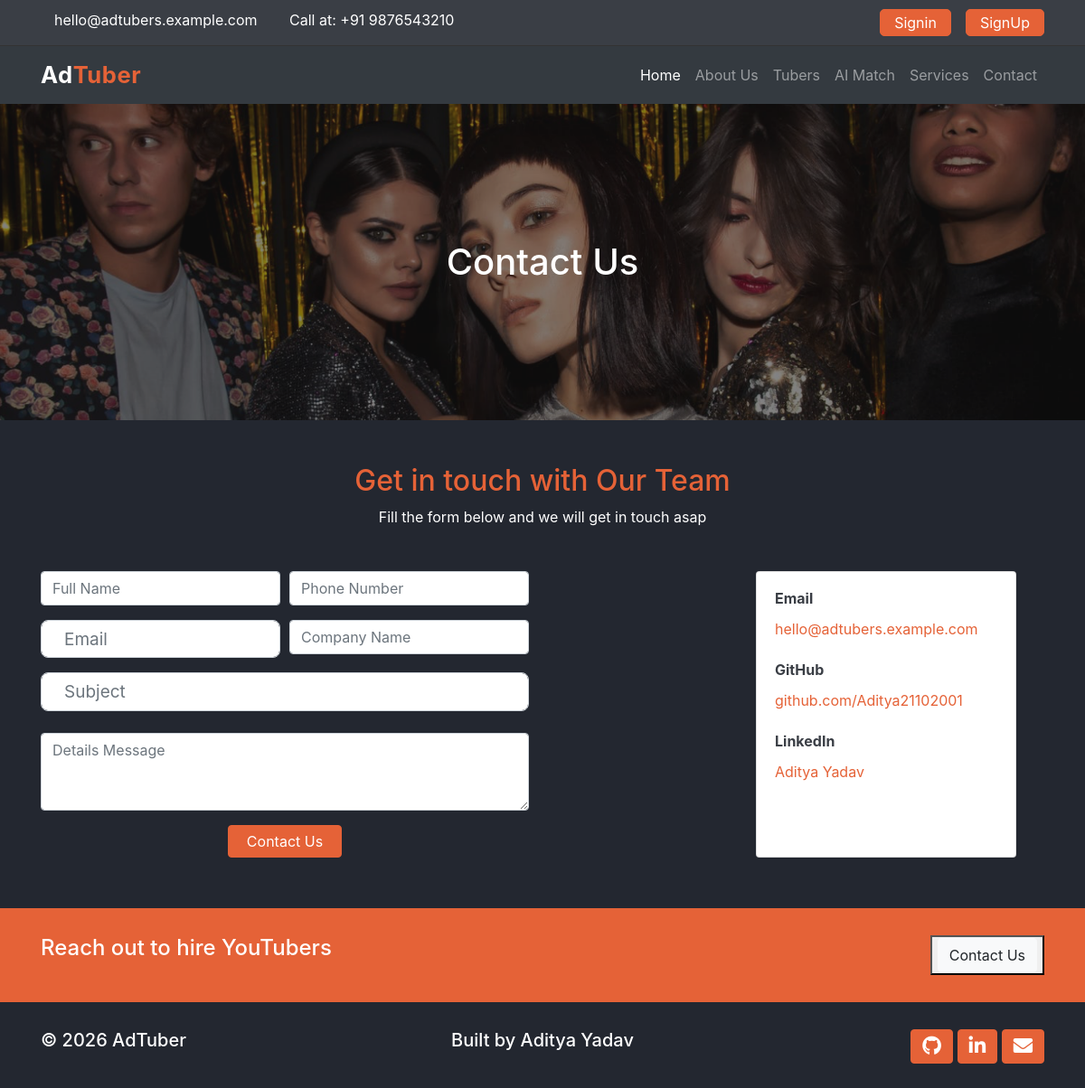
/contact, run on an earlier commit of the app's database.
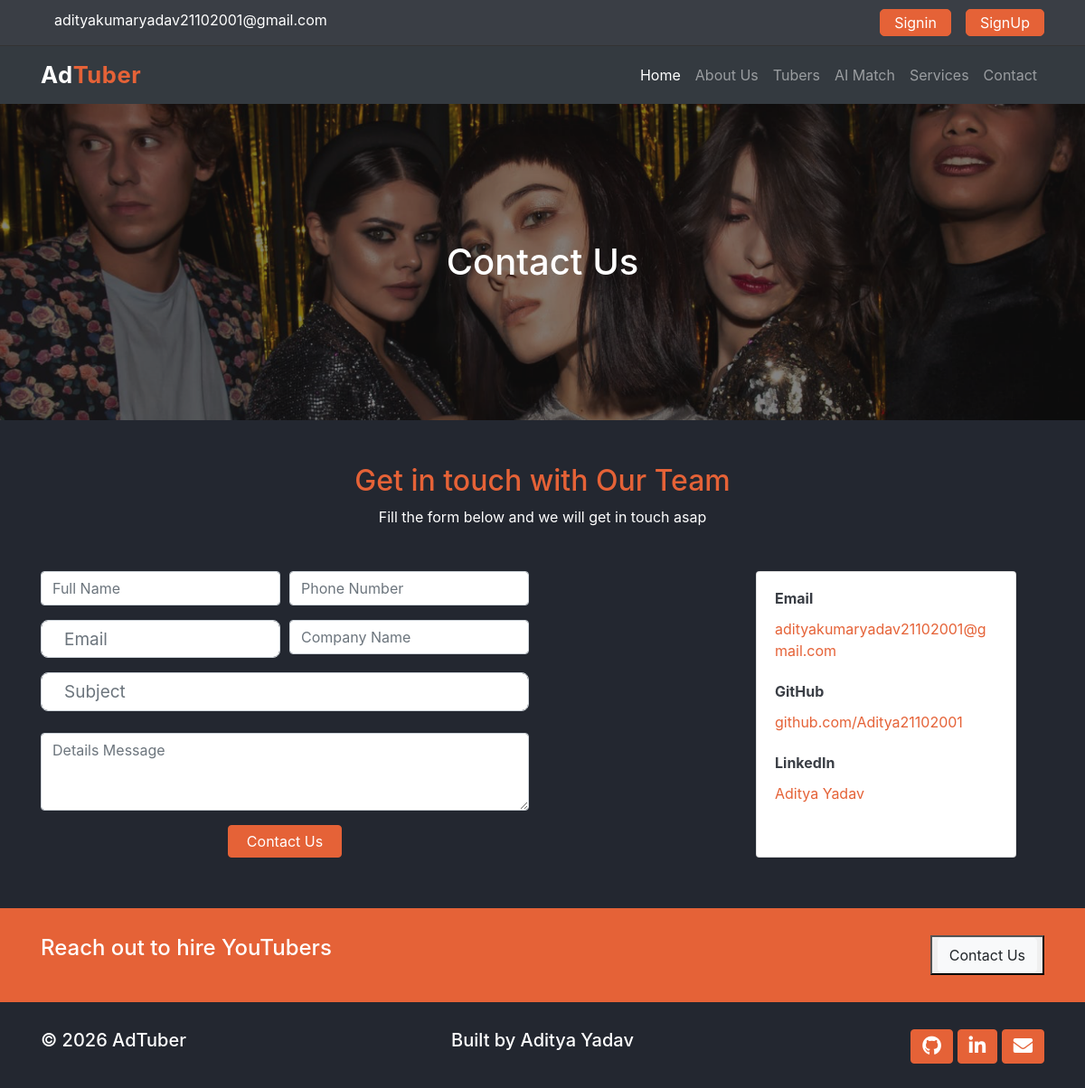
And on a later commit of the database.
### contactinfo/models.py (models this page shows, shortened)
class Contactinfo(models.Model):
    first_name = models.CharField(max_length=255)
    last_name = models.CharField(max_length=255)
    fb_handle = models.CharField(max_length=255)       # social profile URLs / handles
    insta_handle = models.CharField(max_length=255)
    youtube_handle = models.CharField(max_length=255)
    twitter_handle = models.CharField(max_length=255)
    description_1 = CKEditor5Field(config_name='default', blank=True)  # rich-text "about" blocks
    description_2 = CKEditor5Field(config_name='default', blank=True)
    phone = models.CharField(max_length=100)
    email = models.CharField(max_length=255)
    created_date = models.DateTimeField(blank=True, default=timezone.now)

### webpages/views.py (the view)
# urls.py: path('', include('webpages.urls')),                     # home, about, services, contact
def contact(request):
    contactinfo = Contactinfo.objects.last()
    data = {
        'contactinfo': contactinfo
    }
    return render(request, 'webpages/contact.html', data)

### templates/webpages/contact.html (shortened to what this page needs)
{% extends 'base.html' %}
{% load static %}
{% block content %}
<main class="about-us">
    <div class="banner">
        <img src="{% static 'assets/images/bg-banner.png' %}" alt="" class="img-fluid w-100">
        <h1 class="text-center">
            Contact Us
        </h1>
    </div>
    <h2 class="text-center mt-5 mb-2  animate__animated animate__flipInX animate__slow	">
        Get in touch with Our Team
    </h2>
    <p class="text-center mb-3  animate__animated animate__flipInX animate__delay-1s">
        Fill the form below and we will get in touch asap
    </p>
    <section class="container mt-5">
        <div class="row ">
            <div class="col-md-6 mb-2 ">
                <form method="POST" action="{% url 'contactpage' %}">
                    <div class="form-row">
                        <div class="form-group col-lg-6">
                            <input name="first_name" class="form-control" placeholder="Full Name" required>
                        </div>
                        <div class="form-group col-lg-6">
                            <input name="phone" class="form-control" placeholder="Phone Number" required>
                        </div>
                    </div>
                    <div class="form-row">
                        <div class="form-group col-lg-6">
                            <input  name="email" type="email" class="form-control" placeholder="Email" required>
                        </div>
                        <div class="form-group col-lg-6">
                            <input type="company_name" class="form-control" placeholder="Company Name" >
                        </div>
                    </div>
                    <div class="form-group">
                        <input name="subject" type="text" class="form-control" placeholder="Subject" required>
                    </div>
                    <div class="form-group pt-2">
                        <textarea name="message" class="form-control" rows="3" placeholder="Details Message" required></textarea>
                    </div>
                    <div class="text-center">
                        <button type="submit" class="btn btn-accent">Contact Us</button>
                    </div>
                </form>
            </div>
            <div class="col-md-4 offset-md-2 d-flex justify-content-center mb-2">
                <div class="card">
                    <div class="card-body">
                        <div class="mb-4">
                            <h6 class="card-title font-weight-bolder">Email</h6>
                            <a class="card-text text-accent d-block text-break" href="mailto:{{ contactinfo.email }}">{{ contactinfo.email }}</a>
                        </div>
                        <div class="mb-4">
                            <h6 class="card-title font-weight-bolder">GitHub</h6>
                            <a class="card-text text-accent d-block text-break" href="https://github.com/Aditya21102001" target="_blank" rel="noopener">github.com/Aditya21102001</a>
                        </div>
                        <div class="mb-4">
                            <h6 class="card-title font-weight-bolder">LinkedIn</h6>
                            <a class="card-text text-accent d-block text-break" href="https://www.linkedin.com/in/aditya-yadav-9b4a48192" target="_blank" rel="noopener">Aditya Yadav</a>
                        </div>
                    </div>
                </div>
            </div>
        </div>
    </section>
</main>
{% endblock content %}

### templates/includes/header.html (shortened to what this page needs)
{% load static %}
<header class="header ">
    <div class="container">
      <div class="row ">
        <div class="col-md-6 header-info">
          <a href="mailto:{{ contactinfo.email }}" class="mr-3">{{ contactinfo.email }}</a>
          {% if contactinfo.phone %}<span>Call at: +91 {{ contactinfo.phone }} </span>{% endif %}
        </div>
        <div class="header-buttons col-md-6 d-flex justify-content-end">
          {% if user.is_authenticated %}
          <a class="btn btn-accent mr-3" href="{% url 'dashboard' %}" >Dashboard</a>
          <a class="btn btn-accent" href="{% url 'logout' %}" >Logout</a>
          {% else %}
          <a class="btn btn-accent mr-3" href="{% url 'login' %}" >Signin</a>
          <a class="btn btn-accent" href="{% url 'register' %}" >SignUp</a>
          {% endif %}
        </div>
      </div>
    </div>
  </header>

What changed in the data, as far as the page shows it:
changed Contactinfo: email "hello@adtubers.example.com" → "adityakumaryadav21102001@gmail.com"; phone "9876543210" → (not shown)
Also different on the page:
text no longer shown: "Call at: +91"
